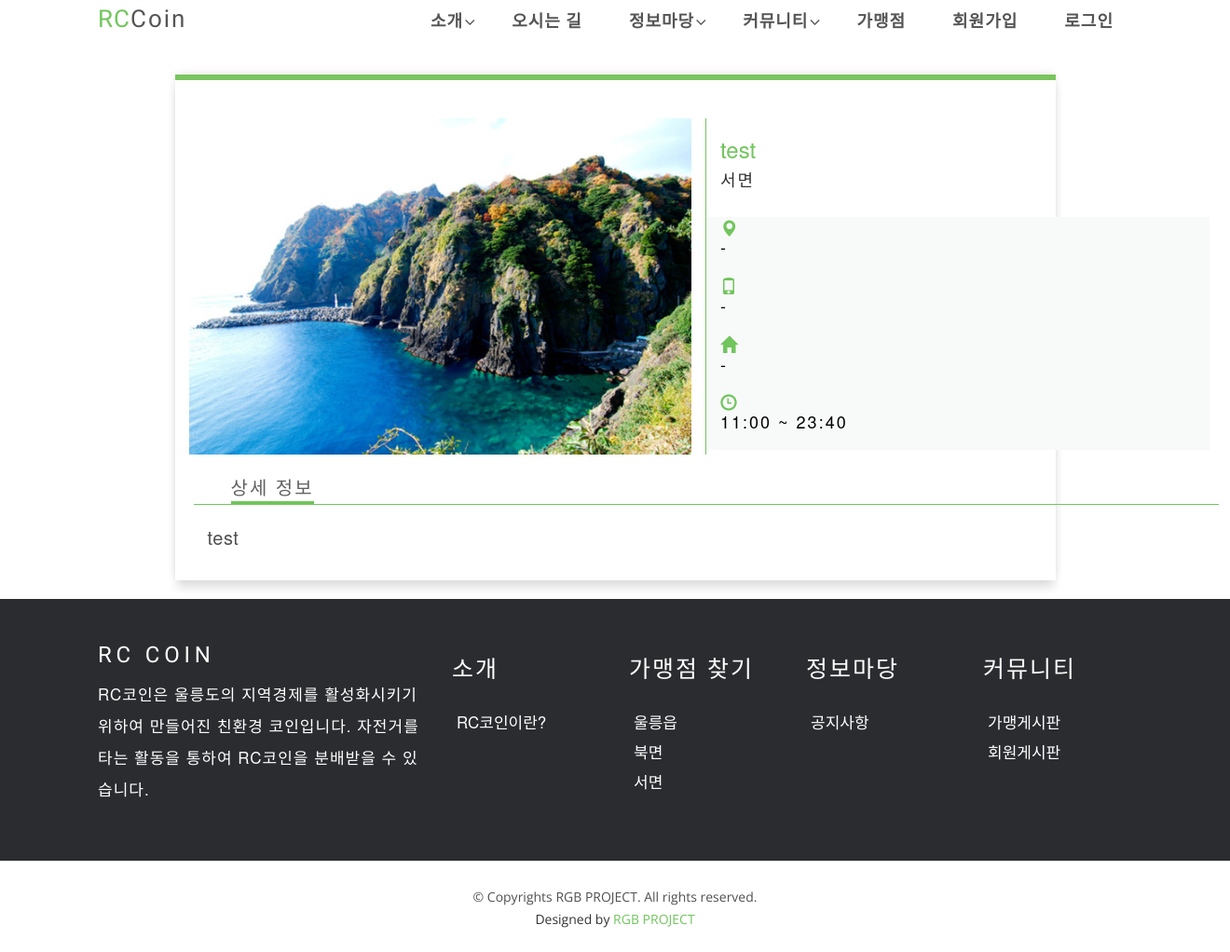
Page /store/store_list/detail/19/ on the committed database.
### store/models.py (models this page shows, shortened)
class Photo(models.Model):
    store = models.ForeignKey('Store', on_delete=models.CASCADE)
    image = ThumbnailImageField(upload_to=upload_path_handler, null=True)
    upload_date = models.DateTimeField(auto_now_add=True)
    class Meta:
        ordering = ['store']

@python_2_unicode_compatible
class Store(models.Model):
    name = models.CharField(max_length=100, null=True)
    corporate_number = models.CharField(max_length=12, null=True)
    representative = models.ForeignKey(User, null=True, on_delete=models.CASCADE)
    category = models.ForeignKey(Category, null=True, on_delete=models.CASCADE)
    location = models.ForeignKey(Location, null=True, on_delete=models.CASCADE)
    address = models.CharField(max_length=100, null=True, default='-')
    phone_number = models.CharField(max_length=15, null=True, default='-')
    url = models.CharField(max_length=100, null=True, default='-')
    opening_hour = models.CharField(max_length=2, null=True)
    opening_minute = models.CharField(max_length=2, null=True)
    closing_hour = models.CharField(max_length=2, null=True)
    closing_minute = models.CharField(max_length=2, null=True)
    description = models.TextField(blank=True)
    registered_date = models.DateTimeField(auto_now_add=True, null=True)
    modified_date = models.DateTimeField(auto_now=True)
    status = models.CharField(max_length=1, null=True)

class Location(models.Model):
    loc = models.CharField(max_length=20)
    def __str__(self):
        return self.loc

### store/views.py (the view)
# urls.py: path('store_list/detail/<int:store_id>/', detailView, name='filteredStoresDetail')
def detailView (request, store_id=None):
    store = get_object_or_404(Store, pk=store_id)
    photo = get_object_or_404(Photo, store_id=store.pk)
    return render(request, 'store_list_detail.html', dict(store=store, photo=photo))

### store/templates/store_list_detail.html (shortened to what this page needs)
{% extends 'index_base.html' %}
{% load staticfiles %}
{% block head %}
<link href="//maxcdn.bootstrapcdn.com/bootstrap/3.3.0/css/bootstrap.min.css" rel="stylesheet" id="bootstrap-css">
{% endblock head %}
{% block content %}
<br><br><br><br>
<div class="row justify-content-center">
<div class="submitbox">
<section id="contract">
    <body>
        <div class="container">
        	<div class="row justify-content-center">
                <div class="col-sm item-photo">
                    <img style="max-width:100%;" src="{{ photo.image.url }}" />
                </div>
                <div class="col-sm" style="border:0px solid gray">
                    <h3 style="color:#71c55d;">{{ store.name }}</h3>
                    <h4>{{ store.location }}</h4>
                    <br>
                    <div class="section" style="padding-bottom:20px;" >
                        <h4 class="title-attr" ><i class="glyphicon glyphicon-map-marker" style="color:#71c55d;"></i></h4>
                        <h4 class="title-attr"><bold>{{ store.address }}</bold></h4>
                    </div>
                    <div class="section" style="padding-bottom:20px;">
                        <h4 class="title-attr"><i class="glyphicon glyphicon-phone" style="color:#71c55d;"></i></h4>
                        <h4 class="title-attr"><bold>{{ store.phone_number }}</bold></h4>
                    </div>
                    <div class="section" style="padding-bottom:20px;">
                        <h4 class="title-attr"><i class="glyphicon glyphicon-home" style="color:#71c55d;"></i></h4>
                        <h4 class="title-attr"><bold>{{ store.url }}</bold></h4>
                    </div>
                    <div class="section" style="padding-bottom:20px;">
                        <h4 class="title-attr"><i class="glyphicon glyphicon-time" style="color:#71c55d;"></i></h4>
                        <h4 class="title-attr"><bold>{{ store.opening_hour }}:{{ store.opening_minute }} ~ {{ store.closing_hour }}:{{ store.closing_minute }}</bold></h4>
                    </div>
                </div>
            </div>
            <div class="row inner">
                <ul class="menu-items">
                    <li class="active" style="font-size:20px;">상세 정보</li>
                </ul>
                <div style="width:100%;border-top:1px solid #71c55d;">
                    <p style="padding:15px; font-size:20px;">
                    {{ store.description}}
                    </p>
                </div>
            </div>
        </div>
</section>
</div>
</div>
<br>
{% endblock %}

### static/css/style.css (style rules this page uses)
body { background-color: #fff; color: #333; }
h1, h2, h3, h4, h5, h6 { margin: 0; }
h4 { color: #000; font-weight: 700; letter-spacing: 2px; text-transform: uppercase; line-height: 2; }
ul { letter-spacing: 1px; }
li { color: #626262; font-size: 13px; font-weight: 400; letter-spacing: 2px; line-height: 30px; text-transform: capitalize; }
p { color: #505050; font-size: 14px; font-weight: 300; letter-spacing: 0.5px; line-height: 2; margin-bottom: 20px; }
ul { list-style-type: none; }

### store/templates/store_list_detail.html (style rules this page uses)
ul > li { margin-right:25px;font-weight:lighter;cursor:pointer }
li.active { border-bottom:3px solid #71c55d; }
.item-photo { display:flex;justify-content:center;align-items:center;border-right:1px solid #71c55d; }
.menu-items { list-style-type:none;font-size:11px;display:inline-flex;margin-bottom:0;margin-top:20px }
.section { width:100%;margin-left:-15px;padding:2px;padding-left:15px;padding-right:15px;background:#f8f9f9 }
.title-attr { margin-top:0;margin-bottom:0;color:black; }
.inner { padding-left: 20px; padding-right: 20px; }
.submitbox { border-top: 6px solid #7ac55d; background-color:#fff; align:center; padding-bottom: 1px; padding-top: 3%; width: 70%; box-shadow: 0 10px 10px -2px rgba(0,0,0,0.12),0 -2px 10px -2px rgba(0,0,0,0.12); }

### rows in the picture
Photo: image (picture)
Store: name "test", location "서면", address "-", phone_number "-", url "-", opening_hour "11", opening_minute "00", closing_hour "23", closing_minute "40", description "test"
